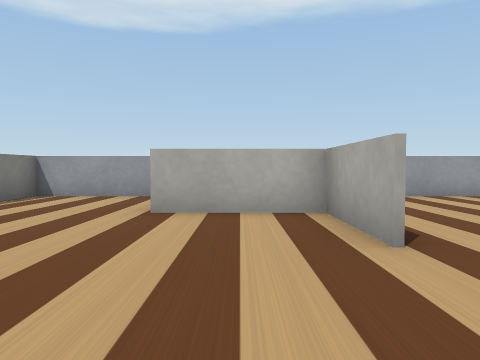
View 1 (above)

24 first-person views from a walk through a Webots world. The camera is 0.07 m above the floor, tilts 2° down and sees 70° across. The floor is counted in squares, 0.1 m on a side. Each view is taken from the middle of a square. On the plan, view 1 faces up. The plan holds only what a view shows up to about 10 squares ahead; the rest is blank. Robots are left out. Simple shapes and patterns stand in for the simulator's stock objects.

View 2
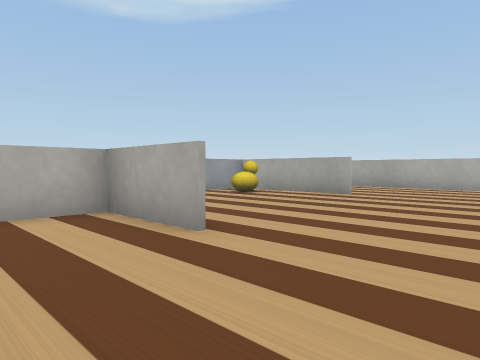

View 3
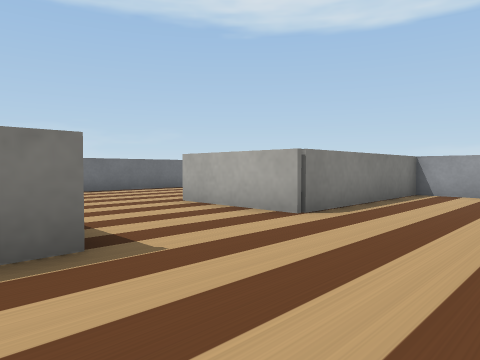

View 4
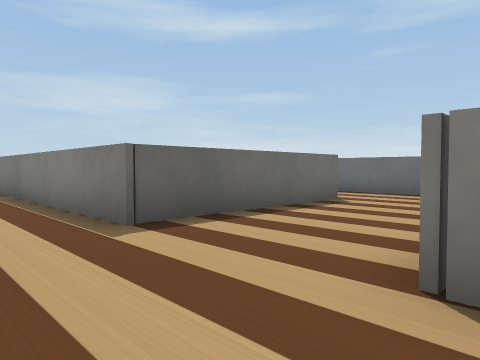

View 5
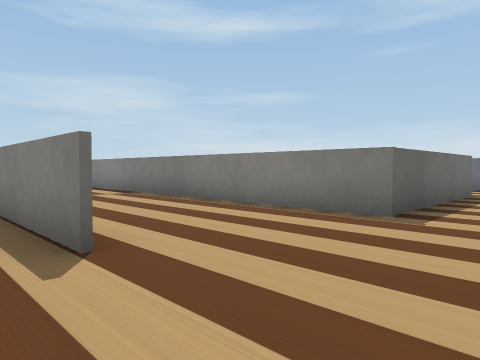

View 6
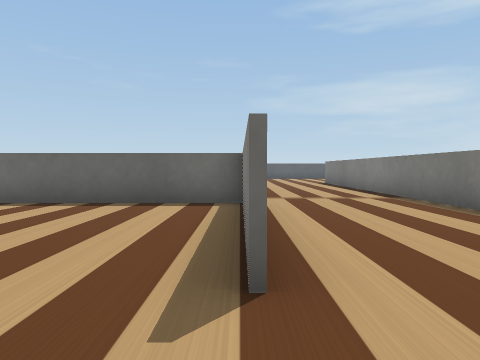

View 7
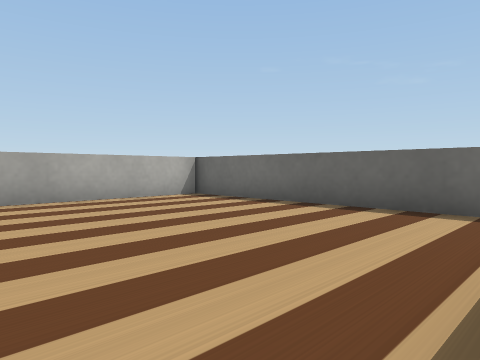

View 8
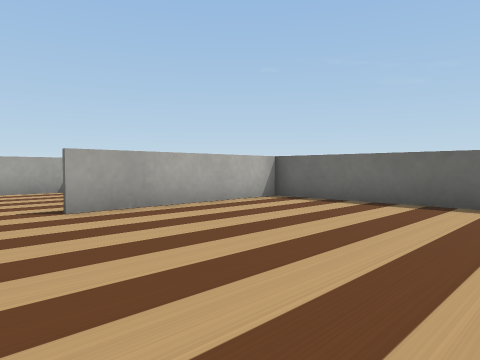

View 9
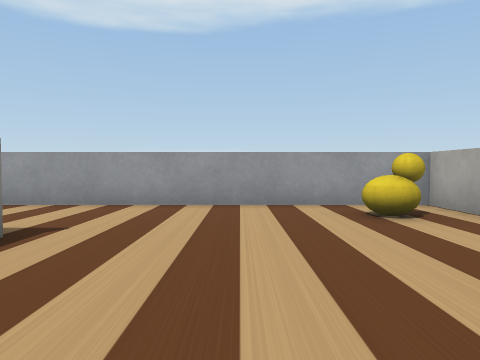

View 10
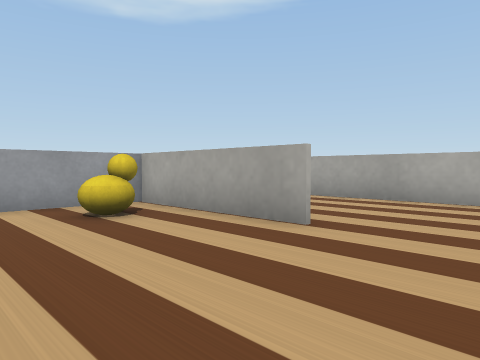

View 11
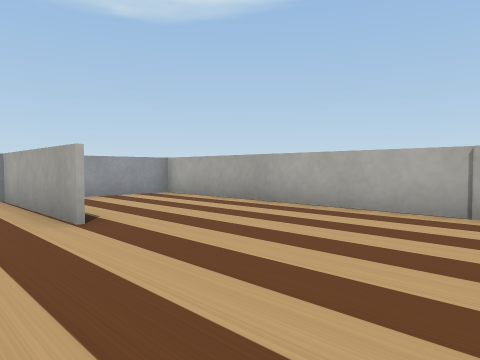

View 12
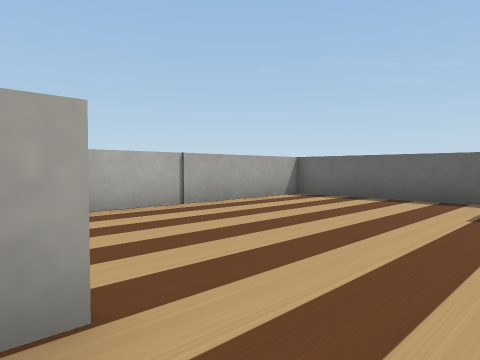

View 13
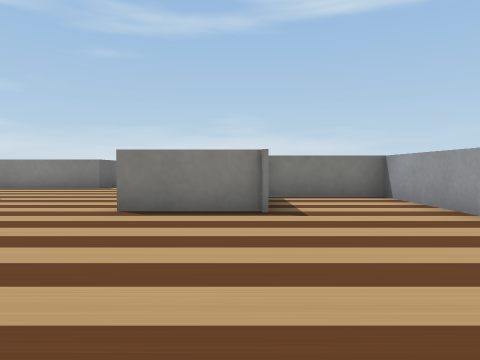

View 14
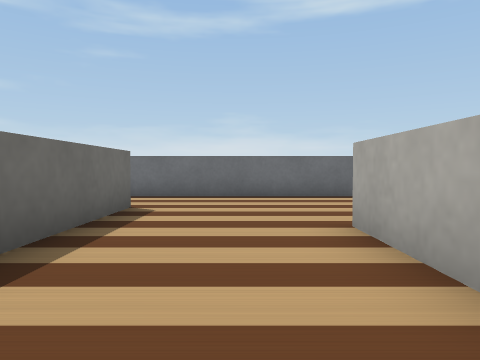

View 15
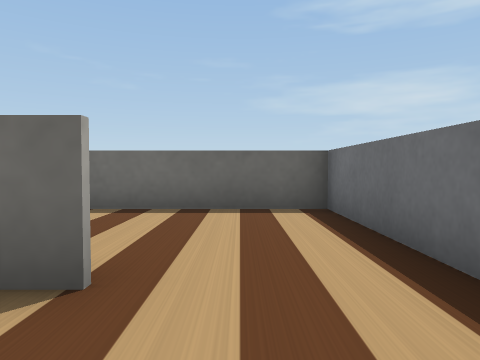

View 16
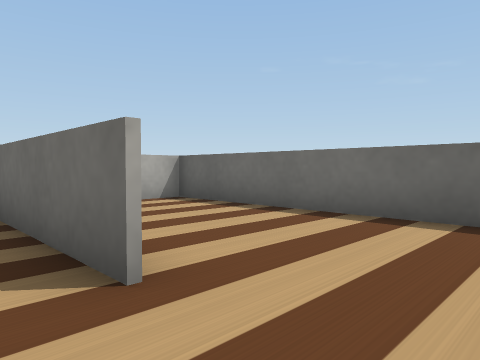

View 17
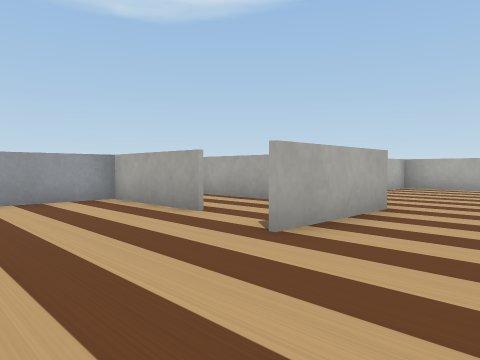

View 18
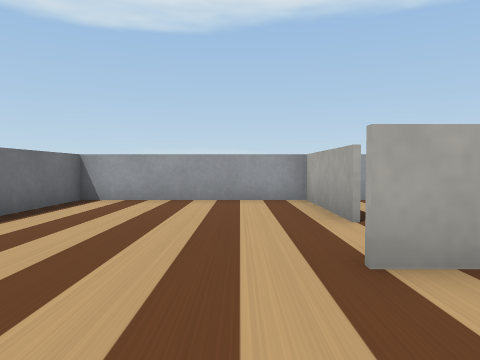

View 19
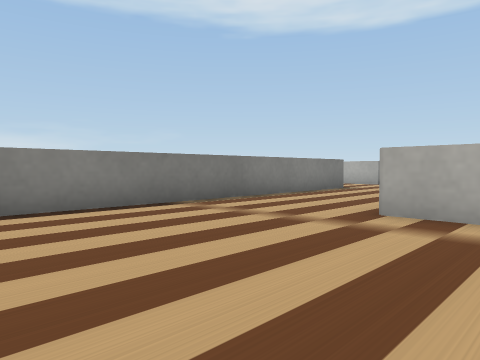

View 20
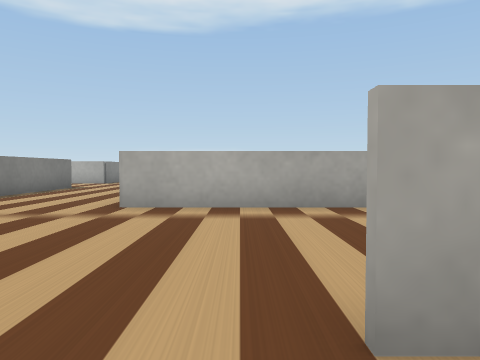

View 21
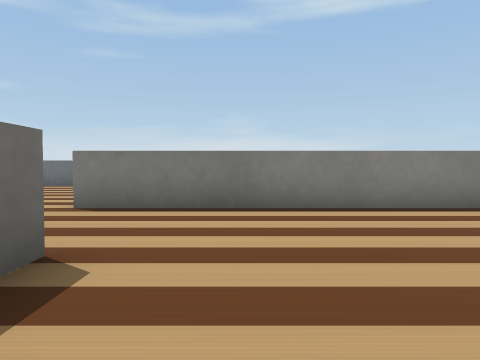

View 22
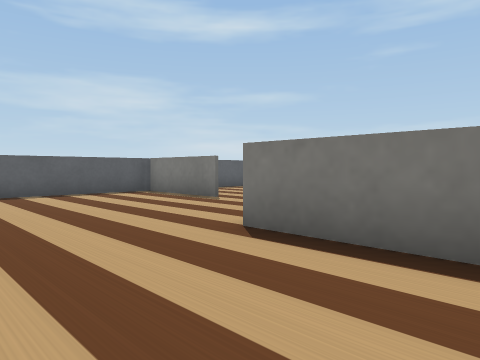

View 23
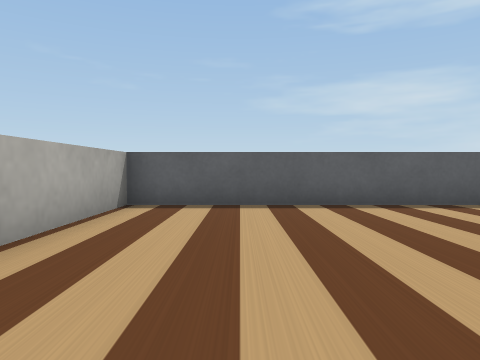

View 24
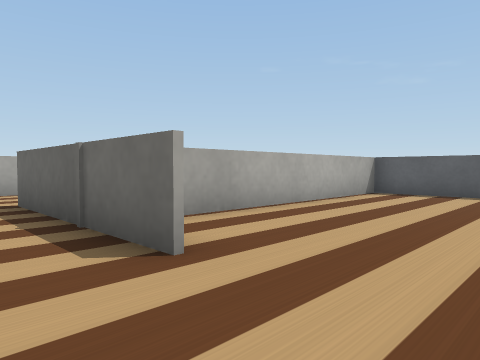

### Floor plan
Points are (right, up) in squares from view 1. A wall is a line through its corners. A room is listed if a view was taken in it or the views show most of it. See-through windows are left out.
Room 1 (views 1, 5, 8, 9, 10, 11)
walls: (1.4, 2.9) (1.4, 5.3) (-0.5, 5.3); (-1.1, -0.9) (-1.1, -4.5); (1.5, 4.5) (1.5, 3); (-1.1, -5.9) (6.5, -5.9) (6.5, -0.8)
ways out: opening at (-1, 2) to room 2; opening at (4.5, 5) to room 3; opening at (8, 2) to room 5
Room 2 (views 2, 3, 4, 6, 7, 14, 15, 16, 17, 18, 19)
walls: (3.3, -5.9) (-1.2, -5.9); (-0.5, 5.3) (-1.5, 5.3); (-10.1, 0.1) (-5, 0.1) (-5, -11.5); (-2.1, 8.5) (-5, 8.5) (-5, 3.4) (-8.1, 3.4); (-12.5, 3.5) (-12.5, -0.4)
ways out: opening at (-1, 2) to room 1; opening at (-1.5, -11) to room 4; opening at (-10.5, 3) to room 6; opening at (-11.5, 0) to room 7
Room 3 (views 12, 13)
walls: (1.5, 5.5) (1.5, 4.5); (7.6, 4.4) (7.6, 8.5) (-1.2, 8.5) (-1.2, 5.6)
ways out: opening at (4.5, 5) to room 1
objects: rubber duck (6, 7)
Room 4 (views 20, 21, 22, 23, 24)
walls: (-1.7, -13.6) (1.5, -13.6); (-7.5, -18.2) (-7.5, -20.8); (-5, -11.5) (-5, -15); (-6.8, -21.5) (0.1, -21.5) (0.1, -13.5)
ways out: opening at (-1.5, -11) to room 2; opening at (-7, -17); opening at (2.5, -12.5)
Room 5 (no view inside)
walls: (7.3, -2.8) (11.6, -2.8) (11.6, 8.5) (9.1, 8.5)
ways out: opening at (8, 2) to room 1
Room 6 (no view inside)
walls: (-7.5, 5.4) (-7.5, 8.5); (-6.1, 8.5) (-12.5, 8.5) (-12.5, 3.5)
ways out: opening at (-10.5, 3) to room 2; opening at (-7, 4.5) to room 8
Room 7 (no view inside)
walls: (-12.5, -0.4) (-12.5, -3.9) (-5.1, -3.9) (-5.1, -2.8)
ways out: opening at (-11.5, 0) to room 2
Room 8 (no view inside)
walls: (-5.1, 5.9) (-5.1, 8.2)
ways out: opening at (-7, 4.5) to room 6

Where each view was taken, in squares from view 1:
view 1: 0 up, 0 right, facing up
view 2: 0 up, 1 left, facing up-right
view 3: 1 down, 2 left, facing up-left
view 4: 4 up, 3 left, facing down-left
view 5: 2 up, 0 right, facing down-left
view 6: 1 up, 1 left, facing down
view 7: 0 up, 1 left, facing down-right
view 8: 1 up, 1 right, facing down-right
view 9: 2 up, 4 right, facing up
view 10: 2 up, 4 right, facing up-right
view 11: 0 up, 6 right, facing up-right
view 12: 5 up, 6 right, facing down-right
view 13: 5 up, 7 right, facing left
view 14: 2 up, 4 left, facing left
view 15: 2 up, 11 left, facing down
view 16: 1 up, 12 left, facing down-right
view 17: 1 up, 11 left, facing up-right
view 18: 1 up, 9 left, facing up
view 19: 11 down, 1 right, facing up-left
view 20: 12 down, 1 right, facing up
view 21: 12 down, 1 right, facing left
view 22: 12 down, 2 left, facing down-left
view 23: 15 down, 2 left, facing down
view 24: 12 down, 4 left, facing down-right
